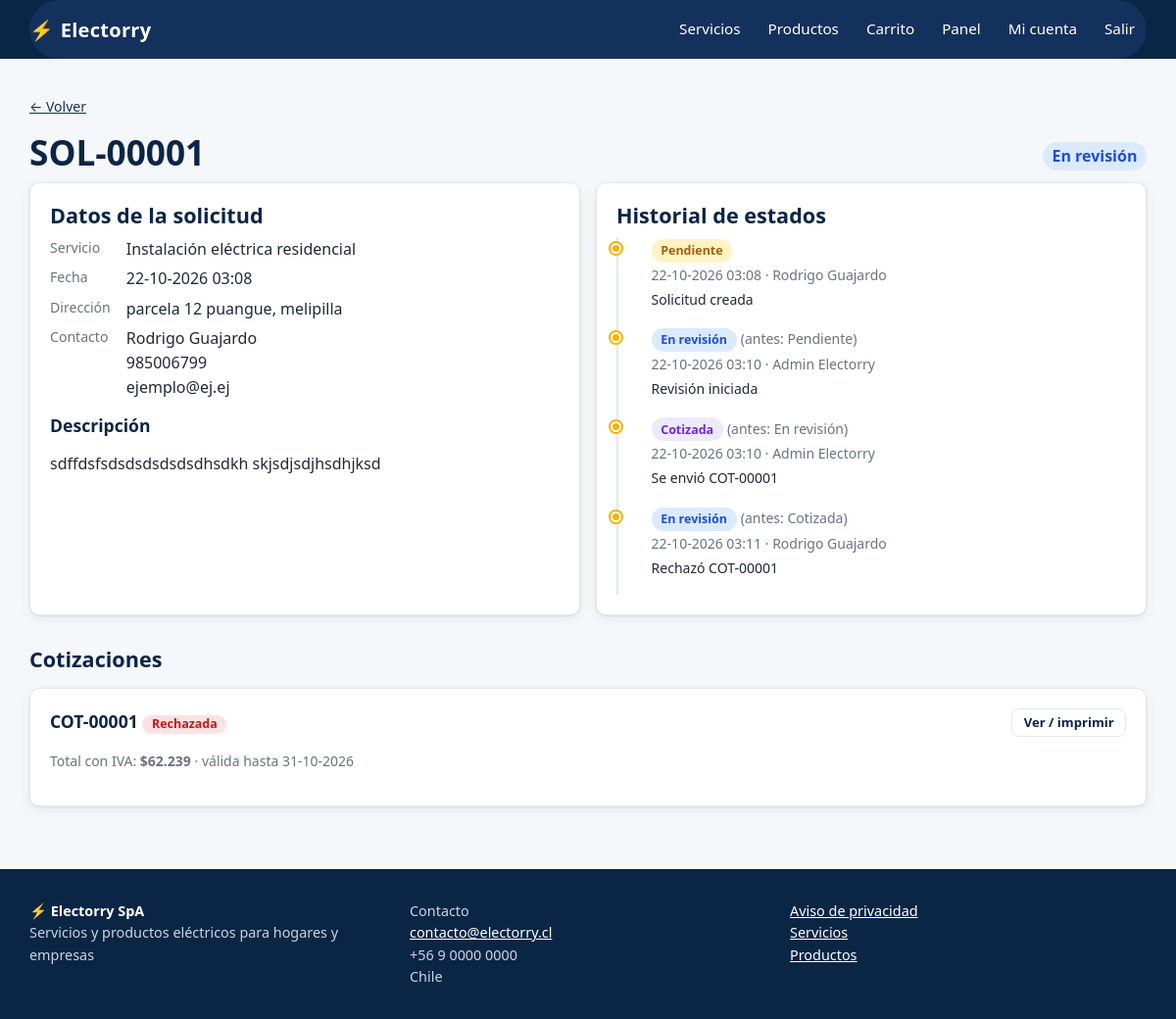
Page /solicitudes/1/ (signed in) on the committed database.
### apps/usuarios/models.py (models this page shows, shortened)
class Usuario(AbstractUser):
    username = None
    email = models.EmailField("correo electrónico", unique=True)
    telefono = models.CharField("teléfono", max_length=20, blank=True)
    rol = models.CharField(max_length=10, choices=Rol.choices, default=Rol.CLIENTE, db_index=True)
    acepta_privacidad = models.BooleanField("acepta aviso de privacidad", default=False)
    fecha_privacidad = models.DateTimeField(null=True, blank=True)
    anonimizado = models.BooleanField(default=False)
    USERNAME_FIELD = "email"
    REQUIRED_FIELDS = []
    objects = UsuarioManager()
    class Meta:
        ordering = ["last_name", "first_name"]
        verbose_name = "usuario"
        verbose_name_plural = "usuarios"
    @property
    def es_cliente(self):
        return self.rol == Rol.CLIENTE
    @property
    def es_personal(self):
        return self.rol in (Rol.ADMIN, Rol.INTERNO)

### apps/solicitudes/models.py (models this page shows, shortened)
class SolicitudCotizacion(models.Model):
    cliente = models.ForeignKey(settings.AUTH_USER_MODEL, on_delete=models.PROTECT, related_name="solicitudes")
    servicio = models.ForeignKey("catalogo.Servicio", on_delete=models.PROTECT, related_name="solicitudes")
    descripcion = models.TextField("descripción del requerimiento")
    direccion = models.CharField("dirección / ubicación", max_length=250)
    comuna = models.CharField(max_length=100, blank=True)
    nombre_contacto = models.CharField(max_length=150)
    telefono_contacto = models.CharField(max_length=20)
    email_contacto = models.EmailField()
    estado = models.CharField(max_length=15, choices=Estado.choices, default=Estado.PENDIENTE, db_index=True)
    creada = models.DateTimeField(auto_now_add=True)
    actualizada = models.DateTimeField(auto_now=True)
    class Meta:
        ordering = ["-creada", "-id"]
        verbose_name = "solicitud de cotización"
        verbose_name_plural = "solicitudes de cotización"
        indexes = [models.Index(fields=["cliente", "-creada"]), models.Index(fields=["estado", "-creada"])]
    @property
    def codigo(self):
        return f"SOL-{self.pk:05d}" if self.pk else "SOL-nueva"

class HistorialEstado(models.Model):
    solicitud = models.ForeignKey(SolicitudCotizacion, on_delete=models.CASCADE, related_name="historial")
    estado_anterior = models.CharField(max_length=15, choices=Estado.choices, blank=True)
    estado_nuevo = models.CharField(max_length=15, choices=Estado.choices)
    usuario = models.ForeignKey(settings.AUTH_USER_MODEL, null=True, on_delete=models.SET_NULL, related_name="+")
    usuario_nombre = models.CharField(max_length=150, blank=True)
    fecha = models.DateTimeField(auto_now_add=True)
    comentario = models.CharField(max_length=300, blank=True)
    class Meta:
        ordering = ["fecha", "id"]
        verbose_name = "historial de estado"
        verbose_name_plural = "historial de estados"

### apps/catalogo/models.py (models this page shows, shortened)
class Servicio(models.Model):
    categoria = models.ForeignKey(CategoriaServicio, on_delete=models.PROTECT, related_name="servicios")
    nombre = models.CharField(max_length=150)
    slug = models.SlugField(max_length=170, unique=True, blank=True)
    resumen = models.CharField(max_length=250)
    descripcion = models.TextField()
    disponible = models.BooleanField("disponible", default=True)
    creado = models.DateTimeField(auto_now_add=True)
    actualizado = models.DateTimeField(auto_now=True)
    class Meta:
        ordering = ["categoria__orden", "nombre"]
        verbose_name = "servicio"
        verbose_name_plural = "servicios"
        indexes = [models.Index(fields=["disponible", "categoria"]), models.Index(fields=["nombre"])]

### apps/cotizaciones/models.py (models this page shows, shortened)
class Cotizacion(models.Model):
    solicitud = models.ForeignKey("solicitudes.SolicitudCotizacion", on_delete=models.PROTECT, related_name="cotizaciones")
    estado = models.CharField(max_length=12, choices=EstadoCotizacion.choices, default=EstadoCotizacion.BORRADOR, db_index=True)
    validez_hasta = models.DateField("válida hasta", null=True, blank=True)
    observaciones = models.TextField(blank=True)
    creada_por = models.ForeignKey(settings.AUTH_USER_MODEL, null=True, on_delete=models.SET_NULL, related_name="+")
    creada = models.DateTimeField(auto_now_add=True)
    actualizada = models.DateTimeField(auto_now=True)
    enviada_en = models.DateTimeField(null=True, blank=True)
    respondida_en = models.DateTimeField(null=True, blank=True)
    class Meta:
        ordering = ["-creada", "-id"]
        verbose_name = "cotización"
        verbose_name_plural = "cotizaciones"
    @property
    def codigo(self):
        return f"COT-{self.pk:05d}" if self.pk else "COT-nueva"
    @property
    def neto(self):
        return sum(l.subtotal for l in self.lineas.all())
    @property
    def iva(self):
        valor = Decimal(self.neto) * Decimal(settings.IVA_PORCENTAJE) / Decimal(100)
        return int(valor.quantize(Decimal("1"), rounding=ROUND_HALF_UP))
    @property
    def total(self):
        return self.neto + self.iva

class LineaCotizacion(models.Model):
    cotizacion = models.ForeignKey(Cotizacion, on_delete=models.CASCADE, related_name="lineas")
    descripcion = models.CharField(max_length=250)
    cantidad = models.PositiveIntegerField(default=1)
    precio_unitario = models.PositiveIntegerField("precio unitario (neto)")
    class Meta:
        ordering = ["id"]
        constraints = [models.CheckConstraint(check=models.Q(cantidad__gt=0), name="linea_cot_cantidad_positiva")]
    @property
    def subtotal(self):
        return self.cantidad * self.precio_unitario

### apps/solicitudes/views.py (the view)
# urls.py: path("<int:pk>/", views.detalle, name="detalle"),
@rol_requerido(*TODOS_AUTENTICADOS)
def detalle(request, pk):
    solicitud = services.obtener_solicitud_para(request.user, pk, request)
    cotizaciones = solicitud.cotizaciones.prefetch_related("lineas").order_by("-creada")
    if request.user.es_cliente:  # el cliente no ve borradores
        cotizaciones = cotizaciones.exclude(estado="BORRADOR")
    return render(
        request,
        "solicitudes/detalle.html",
        {
            "solicitud": solicitud,
            "historial": solicitud.historial.all(),
            "adjuntos": solicitud.adjuntos.all(),
            "cotizaciones": cotizaciones,
        },
    )

### templates/solicitudes/detalle.html (shortened to what this page needs)
{% extends "base.html" %}{% load electorry %}
{% block content %}
<p class="small"><a href="{% if user.es_personal %}{% url 'panel:solicitudes' %}{% else %}{% url 'solicitudes:mis_solicitudes' %}{% endif %}">← Volver</a></p>
<div class="row between"><h1>{{ solicitud.codigo }}</h1><span class="estado estado-{{ solicitud.estado|estado_css }}" style="font-size:1rem">{{ solicitud.get_estado_display }}</span></div>
{% include "solicitudes/_detalle_cuerpo.html" %}
<h2 class="section-title">Cotizaciones</h2>
{% for cot in cotizaciones %}
<div class="card" style="margin-bottom:1rem">
  <div class="row between"><h3 style="margin:0">{{ cot.codigo }} <span class="estado estado-{{ cot.estado|estado_css }}">{{ cot.get_estado_display }}</span></h3>
    <a class="btn ghost small" href="{% url 'cotizaciones:detalle' cot.pk %}">Ver / imprimir</a></div>
  <p class="muted small">Total con IVA: <strong>{{ cot.total|clp }}</strong>{% if cot.validez_hasta %} · válida hasta {{ cot.validez_hasta|date:"d-m-Y" }}{% endif %}</p>
</div>
{% empty %}<div class="card empty">Aún no hay cotizaciones para esta solicitud.</div>{% endfor %}
{% endblock %}

### templates/base.html (shortened to what this page needs)
{% load static electorry %}<!doctype html>
<html lang="es">
<head>
  <link rel="stylesheet" href="{% static 'css/app.css' %}">
</head>
<body>
<header class="site-header">
  <div class="container bar" id="barra-navegacion">
    <a class="brand" href="{% url 'core:inicio' %}"><span class="bolt">⚡</span> Electorry</a>
    <nav class="nav" aria-label="Principal">
      <a href="{% url 'catalogo:lista' %}">Servicios</a>
      <a href="{% url 'tienda:lista' %}">Productos</a>
      <a href="{% url 'tienda:carrito' %}">Carrito{% if carrito_items %}<span class="badge-n">{{ carrito_items }}</span>{% endif %}</a>
      {% if user.is_authenticated %}
        {% if user.es_personal %}
          <a href="{% url 'panel:dashboard' %}">Panel</a>
        {% else %}
          <a href="{% url 'solicitudes:mis_solicitudes' %}">Mis solicitudes</a>
          <a href="{% url 'tienda:mis_compras' %}">Mis compras</a>
        {% endif %}
        <a href="{% url 'usuarios:perfil' %}">{{ user.first_name|default:"Mi cuenta" }}</a>
        <form method="post" action="{% url 'usuarios:logout' %}" style="display:inline">{% csrf_token %}<button class="linklike" type="submit" style="color:#fff;padding:.5rem .75rem">Salir</button></form>
      {% else %}
        <a href="{% url 'usuarios:login' %}">Ingresar</a>
        <a class="cta" href="{% url 'usuarios:registro' %}">Crear cuenta</a>
      {% endif %}
    </nav>
  </div>
</header>
<main id="contenido" class="container">
  {% block content %}{% endblock %}
</main>
<footer class="site-footer">
  <div class="container footer-grid">
    <div><strong style="color:#fff">⚡ {{ EMPRESA.nombre }}</strong><br>{{ EMPRESA.eslogan }}</div>
    <div>Contacto<br><a href="mailto:{{ EMPRESA.email }}">{{ EMPRESA.email }}</a><br>{{ EMPRESA.telefono }}<br>{{ EMPRESA.direccion }}</div>
    <div><a href="{% url 'core:privacidad' %}">Aviso de privacidad</a><br><a href="{% url 'catalogo:lista' %}">Servicios</a><br><a href="{% url 'tienda:lista' %}">Productos</a></div>
  </div>
</footer>
</body>
</html>

### templates/solicitudes/_detalle_cuerpo.html (shortened to what this page needs)
{% load electorry %}
<div class="grid cols-2">
  <div class="card">
    <h2>Datos de la solicitud</h2>
    <dl class="meta">
      <dt>Servicio</dt><dd>{{ solicitud.servicio.nombre }}</dd>
      <dt>Fecha</dt><dd>{{ solicitud.creada|date:"d-m-Y H:i" }}</dd>
      <dt>Dirección</dt><dd>{{ solicitud.direccion }}{% if solicitud.comuna %}, {{ solicitud.comuna }}{% endif %}</dd>
      <dt>Contacto</dt><dd>{{ solicitud.nombre_contacto }}<br>{{ solicitud.telefono_contacto }}<br>{{ solicitud.email_contacto }}</dd>
    </dl>
    <h3 style="margin-top:1rem">Descripción</h3>
    {{ solicitud.descripcion|linebreaks }}
  </div>
  <div class="card">
    <h2>Historial de estados</h2>
    <ul class="timeline">
      {% for h in historial %}
      <li><span class="estado estado-{{ h.estado_nuevo|estado_css }}">{{ h.get_estado_nuevo_display }}</span>
        {% if h.estado_anterior %}<span class="muted small"> (antes: {{ h.get_estado_anterior_display }})</span>{% endif %}<br>
        <span class="small muted">{{ h.fecha|date:"d-m-Y H:i" }} · {{ h.usuario_nombre|default:"Sistema" }}</span>
        {% if h.comentario %}<br><span class="small">{{ h.comentario }}</span>{% endif %}</li>
      {% endfor %}
    </ul>
  </div>
</div>

### rows in the picture
Usuario: first_name "Mi cuenta"
SolicitudCotizacion: codigo "SOL-00001", estado "En revisión", servicio.nombre "Instalación eléctrica residencial", creada "22-10-2026 03:08", direccion "parcela 12 puangue", comuna "melipilla", nombre_contacto "Rodrigo Guajardo", telefono_contacto "985006799", email_contacto "ejemplo@ej.ej", descripcion "sdffdsfsdsdsdsdsdsdhsdkh skjsdjsdjhsdhjksd"
HistorialEstado: estado_nuevo "Pendiente", fecha "22-10-2026 03:08", usuario_nombre "Rodrigo Guajardo", comentario "Solicitud creada"
HistorialEstado: estado_nuevo "En revisión", estado_anterior "Pendiente", fecha "22-10-2026 03:10", usuario_nombre "Admin Electorry", comentario "Revisión iniciada"
HistorialEstado: estado_nuevo "Cotizada", estado_anterior "En revisión", fecha "22-10-2026 03:10", usuario_nombre "Admin Electorry", comentario "Se envió COT-00001"
HistorialEstado: estado_nuevo "En revisión", estado_anterior "Cotizada", fecha "22-10-2026 03:11", usuario_nombre "Rodrigo Guajardo", comentario "Rechazó COT-00001"
Cotizacion: codigo "COT-00001", estado "Rechazada", total|clp "$62.239", validez_hasta "31-10-2026"

### other values in the picture
{{ EMPRESA.nombre }} "Electorry SpA"
{{ EMPRESA.eslogan }} "Servicios y productos eléctricos para hogares y empresas"
{{ EMPRESA.email }} "contacto@electorry.cl"
{{ EMPRESA.telefono }} "+56 9 0000 0000"
{{ EMPRESA.direccion }} "Chile"
